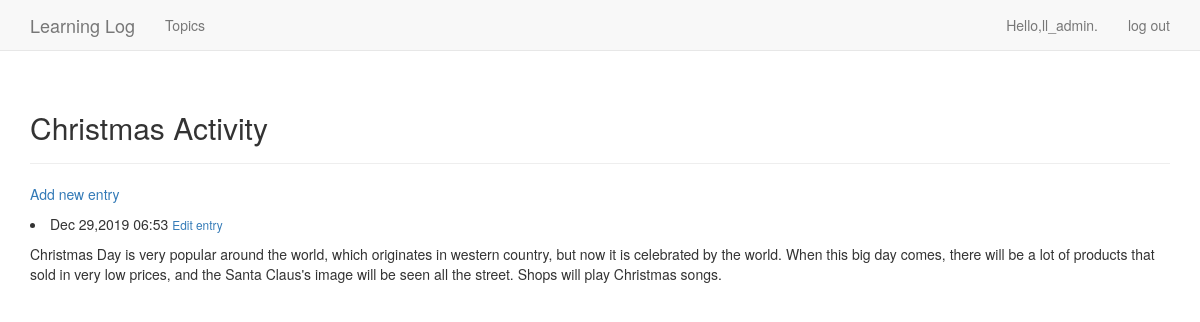
The page /topic/4/ (signed in) on the database its author committed.
### learning_logs/models.py (models this page shows, shortened)
class Topic(models.Model):
    text = models.CharField(max_length=200)
    data_added = models.DateTimeField(auto_now_add=True)
    owner = models.ForeignKey(User,on_delete=models.CASCADE)
    def __str__(self):
      return self.text

class Entry(models.Model):
  topic = models.ForeignKey(Topic,on_delete=models.CASCADE)#提供一个多对一关系
  text = models.TextField()
  data_added =models.DateTimeField(auto_now_add=True)
  class Meta:
    verbose_name_plural = 'entries'

### learning_logs/views.py (the view)
# urls.py: re_path(r"topic/(?P<topic_id>\d+)/",views.topic,name='topic'),
@login_required
def topic(request,topic_id):
    topic = Topic.objects.get(id=topic_id)
    check_topic_owner(request, topic)
    entries = topic.entry_set.order_by("-data_added")
    context = {'topic':topic,'entries':entries}
    return render(request,'learning_logs/topic.html',context)

### learning_logs/views.py (called while the page is built)
def check_topic_owner(request,topic):
    if topic.owner != request.user:
        raise Http404

### learning_logs/templates/learning_logs/topic.html
{% extends "learning_logs/base.html" %}
{% block header %}
    <h2>{{ topic }}</h2>
{% endblock header %}
{% block content %}
    <p>
        <a href="{% url 'learning_logs:new_entry' topic.id %}"> Add new entry</a>
    </p>
    {% for entry in entries %}
        <div>
            <li>
                {{ entry.data_added|date:'M d,Y H:i' }}
                <small>
                    <a href="{% url 'learning_logs:edit_entry' entry.id %}">Edit entry</a>
                </small>
            </li>
            <p>{{ entry.text|linebreaks }}</p>
        </div>
    {% empty %}
        <li>
            There are no entries for this topic yet.
        </li>
    {% endfor %}
{% endblock content %}

### learning_logs/templates/learning_logs/base.html (shortened to what this page needs)
{% load bootstrap3 %}
<!DOCTYPE html>
<html lang="en">
  <head>
    {% bootstrap_css %}
  </head>
  <body>
    <nav class="navbar navbar-default navbar-static-top">
      <div class="container">
        <div class="navbar-header">
          <a class="navbar-brand" href="{% url 'learning_logs:index' %}">Learning Log</a>
        </div>
        <div id="navbar" class="navbar-collapse collapse">
          <ul class="nav navbar-nav">
            <li>
              <a href="{% url 'learning_logs:topics' %}">Topics</a>
            </li>
          </ul>
          <ul class="nav navbar-nav navbar-right">
            {% if user.is_authenticated %}
              <li>
                <a>Hello,{{ user.username }}.</a>
              </li>
              <li>
                <a href="{% url 'users:logout' %}">log out</a>
              </li>
            {% endif %}
          </ul>
        </div>
      </div>
    </nav>
    <div class="container">
      <div class="page-header">
        {% block header %}
        {% endblock header %}
      </div>
      <div>
        {% block content %}
        {% endblock content %}
      </div>
    </div>
  </body>
</html>

### rows shown on the page
Topic: text "Christmas Activity"
Entry: data_added "Dec 29,2019 06:53", text "Christmas Day is very popular around the world, which originates in western country, but now it is celebrated by the world. When this big day comes, there will be a lot of products that sold in very low prices, and the Santa Claus's image will be seen all the street. Shops will play Christmas songs."

### other values the page prints
{{ user.username }} "ll_admin"
